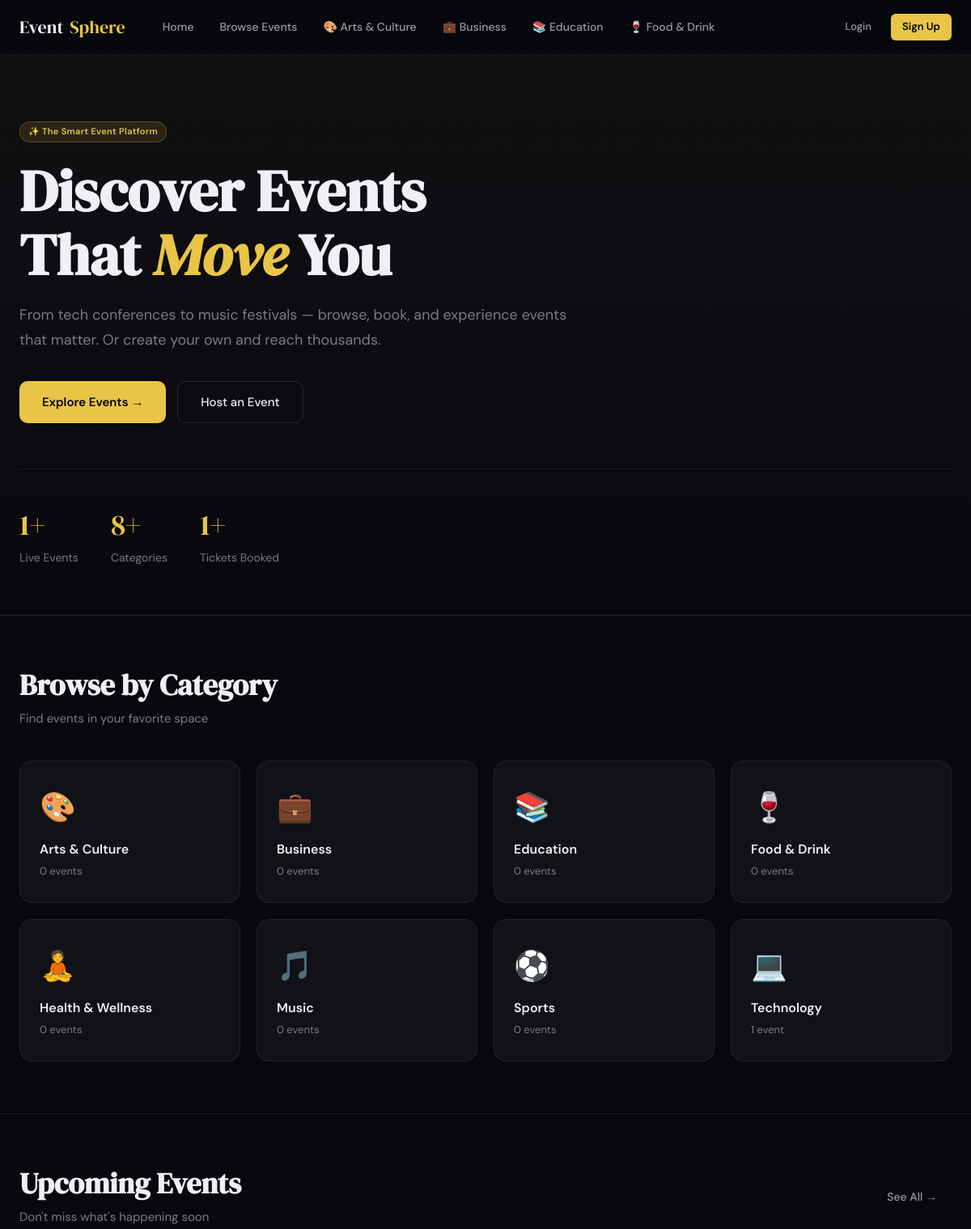
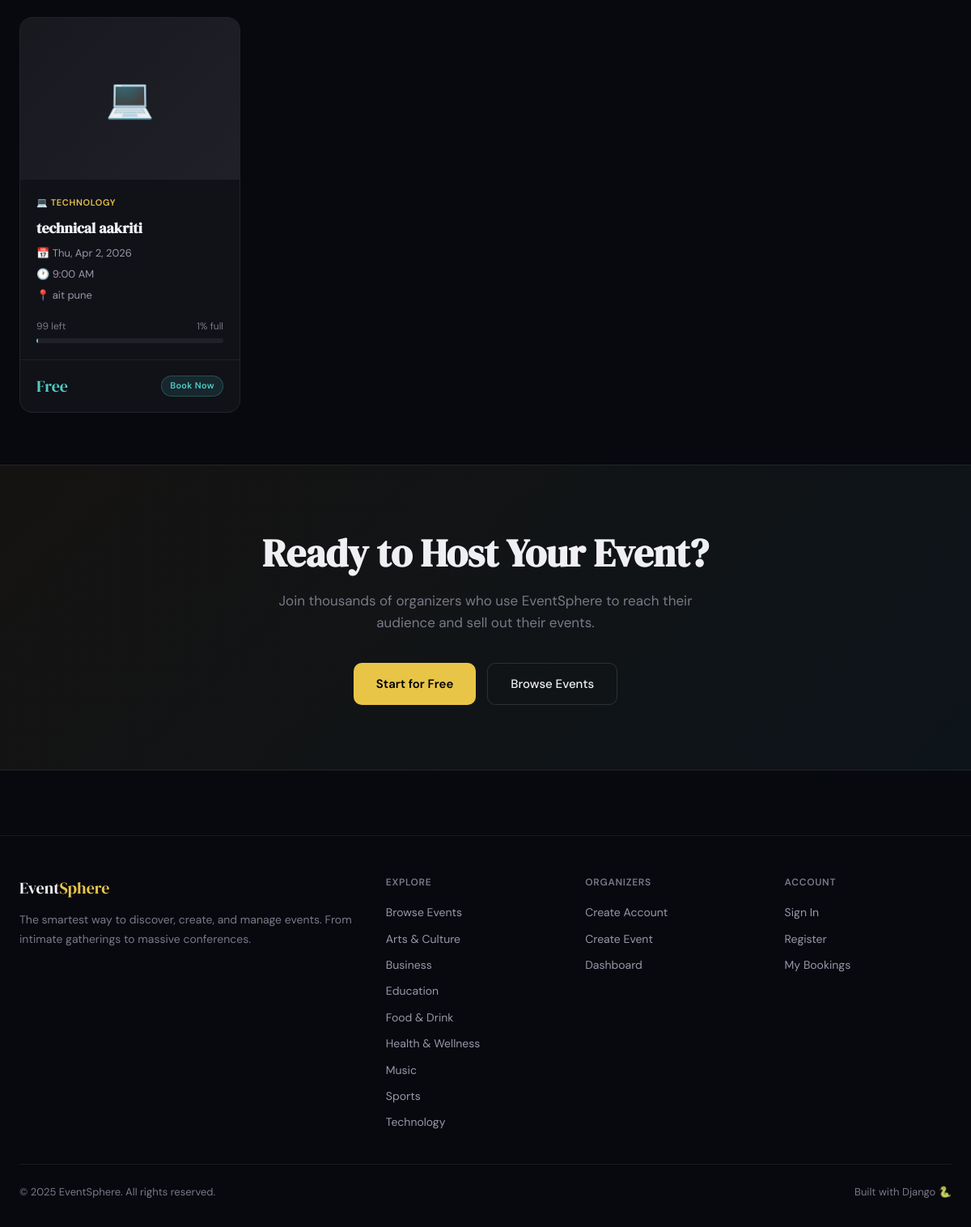
The page / on the database its author committed (2 pictures, top to bottom).
### events/models.py (models this page shows, shortened)
class Category(models.Model):
    name = models.CharField(max_length=100, unique=True)
    slug = models.SlugField(unique=True)
    icon = models.CharField(max_length=50, default='🎪')
    color = models.CharField(max_length=7, default='#e8c547')
    class Meta:
        verbose_name_plural = 'Categories'
        ordering = ['name']

class Event(models.Model):
    STATUS_CHOICES = [
        ('draft', 'Draft'),
        ('published', 'Published'),
        ('cancelled', 'Cancelled'),
        ('completed', 'Completed'),
    ]
    id = models.UUIDField(primary_key=True, default=uuid.uuid4, editable=False)
    organizer = models.ForeignKey(settings.AUTH_USER_MODEL, on_delete=models.CASCADE, related_name='events')
    title = models.CharField(max_length=200)
    slug = models.SlugField(max_length=220, unique=True, blank=True)
    description = models.TextField()
    category = models.ForeignKey(Category, on_delete=models.SET_NULL, null=True, related_name='events')
    image = models.ImageField(upload_to='event_images/', blank=True, null=True)
    location = models.CharField(max_length=300)
    venue_name = models.CharField(max_length=200, blank=True)
    date = models.DateField()
    time = models.TimeField()
    end_time = models.TimeField(blank=True, null=True)
    ticket_price = models.DecimalField(max_digits=10, decimal_places=2, default=0.00)
    max_attendees = models.PositiveIntegerField(default=100)
    available_tickets = models.PositiveIntegerField(default=100)
    status = models.CharField(max_length=20, choices=STATUS_CHOICES, default='published')
    is_featured = models.BooleanField(default=False)
    created_at = models.DateTimeField(auto_now_add=True)
    updated_at = models.DateTimeField(auto_now=True)
    class Meta:
        ordering = ['date', 'time']
    def is_past(self):
        return self.date < timezone.now().date()
    def is_sold_out(self):
        return self.available_tickets == 0
    def tickets_sold(self):
        return self.max_attendees - self.available_tickets
    def occupancy_percent(self):
        if self.max_attendees == 0:
            return 0
        return int((self.tickets_sold() / self.max_attendees) * 100)

### events/views.py (the view)
# urls.py: path('', event_views.home, name='home'),
def home(request):
    featured = Event.objects.filter(status='published', is_featured=True, date__gte=timezone.now().date()).order_by('date')[:4]
    upcoming = Event.objects.filter(status='published', date__gte=timezone.now().date()).order_by('date')[:8]
    categories = Category.objects.all()
    stats = {
        'total_events': Event.objects.filter(status='published').count(),
        'total_categories': categories.count(),
        'total_bookings': Booking.objects.filter(status='confirmed').count(),
    }
    return render(request, 'events/home.html', {
        'featured': featured,
        'upcoming': upcoming,
        'categories': categories,
        'stats': stats,
    })

### events/context_processors.py (called while the page is built)
def categories(request):
    return {'all_categories': Category.objects.all()}

### templates/events/home.html (shortened to what this page needs)
{% extends 'base.html' %}
{% block content %}
<section style="padding:80px 0 60px;background:linear-gradient(180deg, rgba(232,197,71,0.04) 0%, transparent 100%);border-bottom:1px solid var(--border);">
  <div class="container">
    <div style="max-width:680px;" class="fade-up">
      <div class="badge badge-gold" style="margin-bottom:20px;">✨ The Smart Event Platform</div>
      <h1 style="font-size:clamp(40px,6vw,72px);line-height:1.1;margin-bottom:20px;">
        Discover Events<br>That <em style="color:var(--accent);">Move</em> You
      </h1>
      <p style="font-size:18px;color:var(--text-muted);margin-bottom:36px;line-height:1.7;">
        From tech conferences to music festivals — browse, book, and experience events that matter. Or create your own and reach thousands.
      </p>
      <div style="display:flex;gap:14px;flex-wrap:wrap;">
        <a href="{% url 'events:list' %}" class="btn btn-primary btn-lg">Explore Events →</a>
        {% if user.is_authenticated and user.is_organizer %}
          <a href="{% url 'events:create' %}" class="btn btn-outline btn-lg">+ Create Event</a>
        {% elif user.is_authenticated and user.is_admin_user %}
          <a href="{% url 'events:create' %}" class="btn btn-outline btn-lg">+ Create Event</a>
        {% else %}
          <a href="{% url 'accounts:register_organizer' %}" class="btn btn-outline btn-lg">Host an Event</a>
        {% endif %}
      </div>
    </div>
    <div style="display:flex;gap:40px;margin-top:56px;padding-top:40px;border-top:1px solid var(--border);flex-wrap:wrap;">
      <div>
        <div style="font-family:'DM Serif Display',serif;font-size:36px;color:var(--accent);">{{ stats.total_events }}+</div>
        <div style="font-size:14px;color:var(--text-muted);">Live Events</div>
      </div>
      <div>
        <div style="font-family:'DM Serif Display',serif;font-size:36px;color:var(--accent);">{{ stats.total_categories }}+</div>
        <div style="font-size:14px;color:var(--text-muted);">Categories</div>
      </div>
      <div>
        <div style="font-family:'DM Serif Display',serif;font-size:36px;color:var(--accent);">{{ stats.total_bookings }}+</div>
        <div style="font-size:14px;color:var(--text-muted);">Tickets Booked</div>
      </div>
    </div>
  </div>
</section>
{% if categories %}
<section class="section">
  <div class="container">
    <h2 class="section-title">Browse by Category</h2>
    <p class="section-sub">Find events in your favorite space</p>
    <div class="grid-4">
      {% for cat in categories %}
      <a href="{% url 'events:by_category' cat.slug %}" style="
        background:var(--surface);border:1px solid var(--border);
        border-radius:var(--radius-lg);padding:28px 24px;
        display:flex;flex-direction:column;align-items:flex-start;gap:10px;
        transition:all 0.2s;text-decoration:none;
      " onmouseover="this.style.borderColor='var(--accent)';this.style.transform='translateY(-3px)'" onmouseout="this.style.borderColor='var(--border)';this.style.transform='translateY(0)'">
        <span style="font-size:36px;">{{ cat.icon }}</span>
        <div>
          <div style="font-weight:600;font-size:16px;color:var(--text);">{{ cat.name }}</div>
          <div style="font-size:13px;color:var(--text-muted);margin-top:4px;">{{ cat.events.count }} event{{ cat.events.count|pluralize }}</div>
        </div>
      </a>
      {% endfor %}
    </div>
  </div>
</section>
{% endif %}
<section class="section" style="border-top:1px solid var(--border);">
  <div class="container">
    <div class="flex-between mb-6">
      <div>
        <h2 class="section-title">Upcoming Events</h2>
        <p style="color:var(--text-muted);font-size:15px;">Don't miss what's happening soon</p>
      </div>
      <a href="{% url 'events:list' %}" class="btn btn-ghost">See All →</a>
    </div>
    {% if upcoming %}
      <div class="grid-4">
        {% for event in upcoming %}
          {% include 'events/_event_card.html' %}
        {% endfor %}
      </div>
    {% endif %}
  </div>
</section>
<section style="padding:80px 0;background:linear-gradient(135deg,rgba(232,197,71,0.06) 0%,rgba(78,205,196,0.06) 100%);border-top:1px solid var(--border);border-bottom:1px solid var(--border);">
  <div class="container text-center">
    <h2 style="font-size:clamp(28px,4vw,48px);margin-bottom:16px;">Ready to Host Your Event?</h2>
    <p style="color:var(--text-muted);font-size:17px;max-width:520px;margin:0 auto 36px;">Join thousands of organizers who use EventSphere to reach their audience and sell out their events.</p>
    <div style="display:flex;gap:14px;justify-content:center;flex-wrap:wrap;">
      {% if user.is_authenticated and user.is_organizer %}
        <a href="{% url 'events:create' %}" class="btn btn-primary btn-lg">+ Create Event</a>
      {% elif user.is_authenticated and user.is_admin_user %}
        <a href="{% url 'events:create' %}" class="btn btn-primary btn-lg">+ Create Event</a>
      {% else %}
        <a href="{% url 'accounts:register_organizer' %}" class="btn btn-primary btn-lg">Start for Free</a>
      {% endif %}
      <a href="{% url 'events:list' %}" class="btn btn-outline btn-lg">Browse Events</a>
    </div>
  </div>
</section>
{% endblock %}

### templates/base.html (shortened to what this page needs)
<!DOCTYPE html>
<html lang="en">
<head>
</head>
<body>
<nav class="nav">
  <div class="nav-inner">
    <a href="{% url 'home' %}" class="nav-logo">Event<span>Sphere</span></a>
    <div class="nav-links">
      <a href="{% url 'home' %}" class="nav-link">Home</a>
      <a href="{% url 'events:list' %}" class="nav-link">Browse Events</a>
      {% for cat in all_categories %}
        {% if forloop.counter <= 4 %}
          <a href="{% url 'events:by_category' cat.slug %}" class="nav-link">{{ cat.icon }} {{ cat.name }}</a>
        {% endif %}
      {% endfor %}
    </div>
    <div class="nav-actions">
      {% if user.is_authenticated %}
        {% if user.is_organizer or user.is_superuser %}
          <a href="{% url 'events:create' %}" class="btn btn-primary btn-sm">+ Create Event</a>
        {% endif %}
        <div class="dropdown">
          <div class="nav-avatar">{{ user.first_name|first|upper }}{{ user.last_name|first|upper }}</div>
          <div class="dropdown-menu">
            <div style="padding:12px 14px 8px;">
              <div style="font-weight:600;font-size:14px;">{{ user.get_full_name|default:user.username }}</div>
              <div style="font-size:12px;color:var(--text-muted);margin-top:2px;">{{ user.email }}</div>
              <span class="badge {% if user.role == 'admin' or user.is_superuser %}badge-gold{% elif user.role == 'organizer' %}badge-teal{% else %}badge-gray{% endif %}" style="margin-top:8px;">{{ user.role|upper }}</span>
            </div>
            <div class="dropdown-divider"></div>
            <a href="{% url 'accounts:profile' %}" class="dropdown-item">👤 My Profile</a>
            {% if user.role == 'organizer' or user.is_superuser %}
              <a href="{% url 'dashboard:organizer_dashboard' %}" class="dropdown-item">📊 Organizer Dashboard</a>
            {% endif %}
            {% if user.is_admin_user %}
              <a href="{% url 'dashboard:admin_dashboard' %}" class="dropdown-item">🛡️ Admin Panel</a>
            {% endif %}
            <a href="{% url 'dashboard:user_dashboard' %}" class="dropdown-item">🎟️ My Bookings</a>
            <div class="dropdown-divider"></div>
            <a href="{% url 'accounts:logout' %}" class="dropdown-item danger">🚪 Logout</a>
          </div>
        </div>
      {% else %}
        <a href="{% url 'accounts:login' %}" class="btn btn-ghost btn-sm">Login</a>
        <a href="{% url 'accounts:register' %}" class="btn btn-primary btn-sm">Sign Up</a>
      {% endif %}
    </div>
  </div>
</nav>
<main>
  {% block content %}{% endblock %}
</main>
<footer class="footer">
  <div class="container">
    <div class="footer-grid">
      <div>
        <div class="footer-brand">Event<span>Sphere</span></div>
        <p class="footer-desc">The smartest way to discover, create, and manage events. From intimate gatherings to massive conferences.</p>
      </div>
      <div>
        <div class="footer-heading">Explore</div>
        <div class="footer-links">
          <a href="{% url 'events:list' %}" class="footer-link">Browse Events</a>
          {% for cat in all_categories %}
            <a href="{% url 'events:by_category' cat.slug %}" class="footer-link">{{ cat.name }}</a>
          {% endfor %}
        </div>
      </div>
      <div>
        <div class="footer-heading">Organizers</div>
        <div class="footer-links">
          <a href="{% url 'accounts:register_organizer' %}" class="footer-link">Create Account</a>
          <a href="{% url 'events:create' %}" class="footer-link">Create Event</a>
          <a href="{% url 'dashboard:organizer_dashboard' %}" class="footer-link">Dashboard</a>
        </div>
      </div>
      <div>
        <div class="footer-heading">Account</div>
        <div class="footer-links">
          <a href="{% url 'accounts:login' %}" class="footer-link">Sign In</a>
          <a href="{% url 'accounts:register' %}" class="footer-link">Register</a>
          <a href="{% url 'dashboard:user_dashboard' %}" class="footer-link">My Bookings</a>
        </div>
      </div>
    </div>
    <div class="footer-bottom">
      <span>© 2025 EventSphere. All rights reserved.</span>
      <span>Built with Django 🐍</span>
    </div>
  </div>
</footer>
</body>
</html>

### templates/events/_event_card.html (shortened to what this page needs)
<a href="{% url 'events:detail' event.pk %}" class="event-card" style="text-decoration:none;">
  {% if event.image %}
    <img src="{{ event.image.url }}" alt="{{ event.title }}" class="event-card-img">
  {% else %}
    <div class="event-card-img-placeholder">{{ event.category.icon|default:'🎪' }}</div>
  {% endif %}
  <div class="event-card-body">
    {% if event.category %}
      <div class="event-card-category">{{ event.category.icon }} {{ event.category.name }}</div>
    {% endif %}
    <h3 class="event-card-title">{{ event.title }}</h3>
    <div class="event-card-meta">
      <div class="event-meta-item">📅 {{ event.date|date:"D, M j, Y" }}</div>
      <div class="event-meta-item">🕐 {{ event.time|time:"g:i A" }}</div>
      <div class="event-meta-item">📍 {{ event.location|truncatechars:40 }}</div>
    </div>
    <div style="margin-top:8px;">
      <div style="display:flex;justify-content:space-between;font-size:12px;color:var(--text-muted);margin-bottom:5px;">
        <span>{{ event.available_tickets }} left</span>
        <span>{{ event.occupancy_percent }}% full</span>
      </div>
      <div class="progress">
        <div class="progress-bar {% if event.occupancy_percent >= 90 %}danger{% elif event.occupancy_percent >= 60 %}{% else %}success{% endif %}"
             style="width:{{ event.occupancy_percent }}%"></div>
      </div>
    </div>
  </div>
  <div class="event-card-footer">
    {% if event.ticket_price == 0 %}
      <div class="event-price free">Free</div>
    {% else %}
      <div class="event-price">${{ event.ticket_price }}</div>
    {% endif %}
    {% if event.is_sold_out %}
      <span class="badge badge-red">Sold Out</span>
    {% elif event.is_past %}
      <span class="badge badge-gray">Past</span>
    {% else %}
      <span class="badge badge-teal">Book Now</span>
    {% endif %}
  </div>
</a>

### rows shown on the page
Category: icon "🎨", name "Arts & Culture", events.count "0"
Category: icon "💼", name "Business", events.count "0"
Category: icon "📚", name "Education", events.count "0"
Category: icon "🍷", name "Food & Drink", events.count "0"
Category: icon "🧘", name "Health & Wellness", events.count "0"
Category: icon "🎵", name "Music", events.count "0"
Category: icon "⚽", name "Sports", events.count "0"
Category: icon "💻", name "Technology", events.count "1"
Event: category.icon "💻", category.name "TECHNOLOGY", title "technical aakriti", date "Thu, Apr 2, 2026", time "9:00 AM", location "ait pune", available_tickets "99", occupancy_percent "1", ticket_price "Free", shows "Book Now"

### other values the page prints
{{ stats.total_events }} "1"
{{ stats.total_categories }} "8"
{{ stats.total_bookings }} "1"
